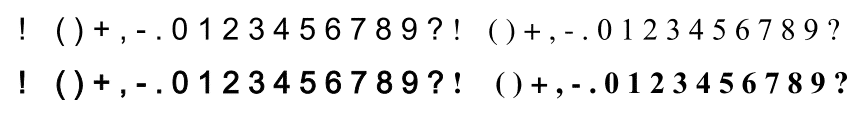
%> input picture FINAL_VERSION/Samples/0/Special.png, 868 x 114 px
$ octave Create_Vattakshara_Samples.m   (GNU Octave 9; MATLAB toolbox functions it lacks are replaced by stand-ins)
%> lines starting %> are read from the running program, lines starting %| are printed output that depends on the picture; in (x1, y1, x2, y2) boxes, pixels count from 0 and x2, y2 are one past the last pixel; in counts of white or black regions, pixels touching at a corner belong together; the program's own positions count from 1
pkg load image
clc
clear all
close all

dirname = 'Special';
mkdir(dirname);

% [5 lines of commented-out code are left out]
thresh = 192;
A = imread('0/Special.png');
%> A is the input picture: size 114x868x3 uint8; min 0, max 255, mean 237.7
if (isrgb(A))
  Ag = rgb2gray(A);
else
  Ag = A;
endif
B = Ag < thresh;
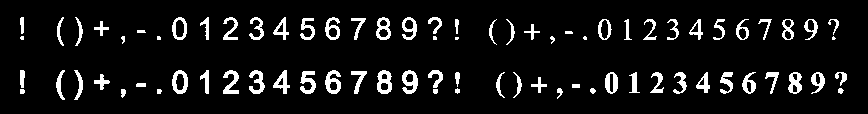
%> B: size 114x868 logical; 8.2% white; 80 white regions (6 under 20 px), largest, box (x1, y1, x2, y2) and area: (377, 70, 392, 94) 232, (402, 70, 418, 94) 229, (325, 70, 341, 94) 225
X = ones(1,size(B,2));
C = imdilate(B,X);
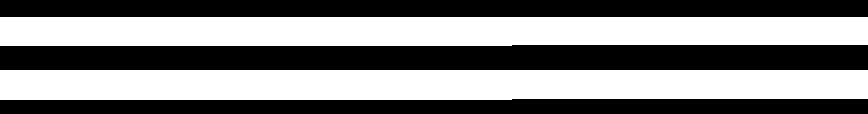
%> C: size 114x868 logical; 51% white; 3 black regions, box (x1, y1, x2, y2) and area: (0, 45, 868, 70) 21188, (0, 0, 868, 17) 14756, (0, 99, 868, 114) 12508
[D, num] = bwlabel(C);
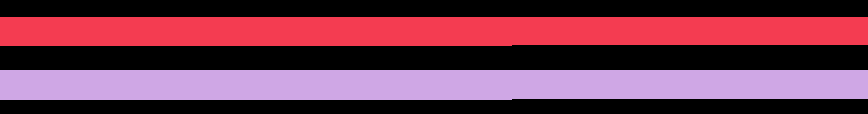
%> D: size 114x868 double; 3 distinct labels, from 0 to 2; one colour per label, 0 black
%> num = 2
k = 0;
for i = 1:num
  E = (D == i);
  [H,W] = find(E);
  F = B(min(H):max(H),min(W):max(W));
  AgRef = Ag(min(H):max(H),min(W):max(W));
  X2 = strel("disk",3,0);
  C2 = imdilate(F,X2);
  [D2, num2] = bwlabel(C2);
  #D2 = D2t';
  for j = 1:num2
    E2 = (D2 == j);
    [H2,W2] = find(E2);
    F2 = F(min(H2):max(H2),min(W2):max(W2));
    AgRef2 = AgRef(min(H2):max(H2),min(W2):max(W2));
    [H2,W2] = find(F2);
    final = AgRef2(min(H2):max(H2),min(W2):max(W2));
    filepath = [dirname '/' sprintf('Spcl_%d%03d',floor(k/18),322+mod(k,18)) '.png'];
    k = k + 1;
    imwrite(final,filepath);
  endfor
endfor
%> this loop made 2 passes
%> (X2, num2) on passes 1 to 2: ({Dimensionality 2}, 36), ({Dimensionality 2}, 36)
%> pass 1, `E = (D == i);`:
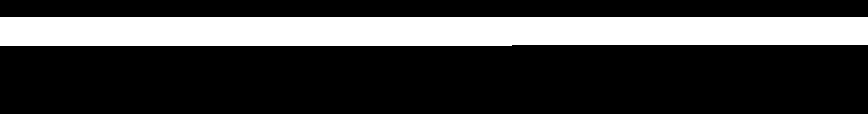
%> E: size 114x868 logical; 25.1% white; 1 white region, box (x1, y1, x2, y2) and area: (0, 17, 868, 46) 24816
%> pass 1, `F = B(min(H):max(H),min(W):max(W));`:
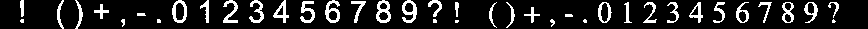
%> F: size 29x868 logical; 13.7% white; 40 white regions (6 under 20 px), largest, box (x1, y1, x2, y2) and area: (376, 0, 391, 23) 185, (402, 0, 417, 23) 179, (325, 0, 340, 23) 178
%> pass 1, `AgRef = Ag(min(H):max(H),min(W):max(W));`:
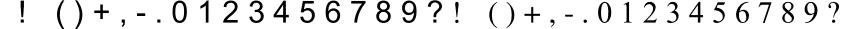
%> AgRef: size 29x868 uint8; min 0, max 255, mean 226.8
%> pass 1, `C2 = imdilate(F,X2);`:
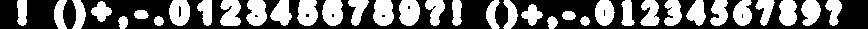
%> C2: size 29x868 logical; 42.4% white; 36 white regions, largest, box (x1, y1, x2, y2) and area: (399, 0, 420, 26) 454, (322, 0, 343, 26) 452, (373, 0, 394, 26) 451
%> after the loop, k = 72

$ run again, with FINAL_VERSION/Samples/0/Dataset-14.png copied over FINAL_VERSION/Samples/0/Special.png
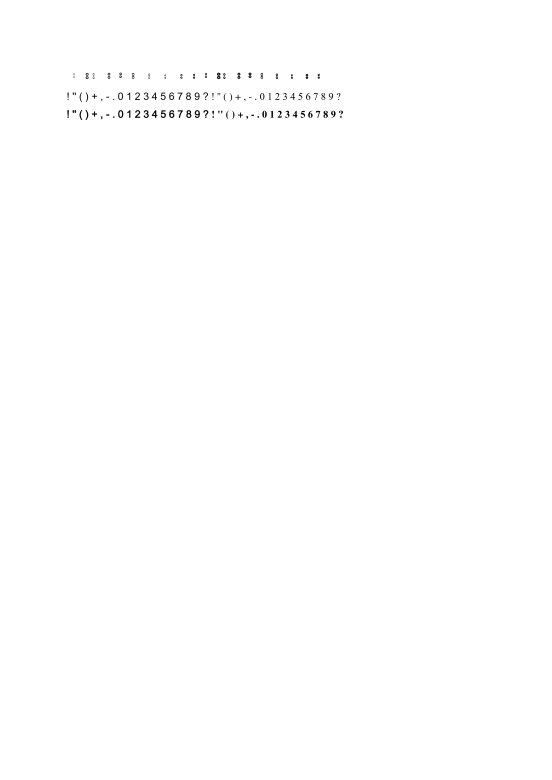
%> input picture FINAL_VERSION/Samples/0/Dataset-14.png, 1654 x 2339 px (shown at 1/3 size)
%> A is the input picture: size 2339x1654x3 uint8; min 0, max 255, mean 254.5
%> B: size 2339x1654 logical; 0.26% white; 123 white regions (11 under 20 px), largest, box (x1, y1, x2, y2) and area: (559, 330, 574, 354) 232, (584, 330, 600, 354) 229, (507, 330, 523, 354) 225
%> C: size 2339x1654 logical; 3.3% white; 3 white regions, box (x1, y1, x2, y2) and area: (0, 330, 1654, 360) 48217, (0, 277, 1654, 306) 46484, (0, 218, 1654, 237) 31313
%> `[D, num] = bwlabel(C);`:
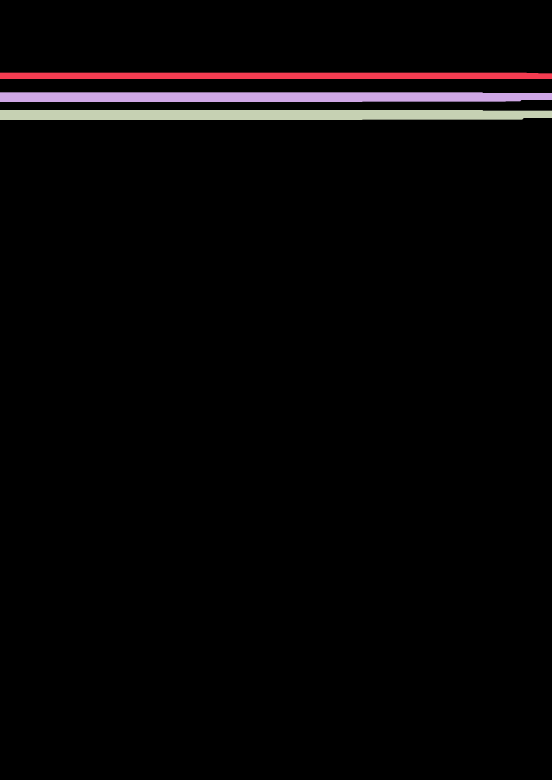
%> D: size 2339x1654 double (shown at 1/3 size); 4 distinct labels, from 0 to 3; one colour per label, 0 black
%> num = 3
%> the loop `for i = 1:num` made 3 passes
%> num2 on passes 1 to 3: 20, 38, 38
%> pass 3, `E = (D == i);`:
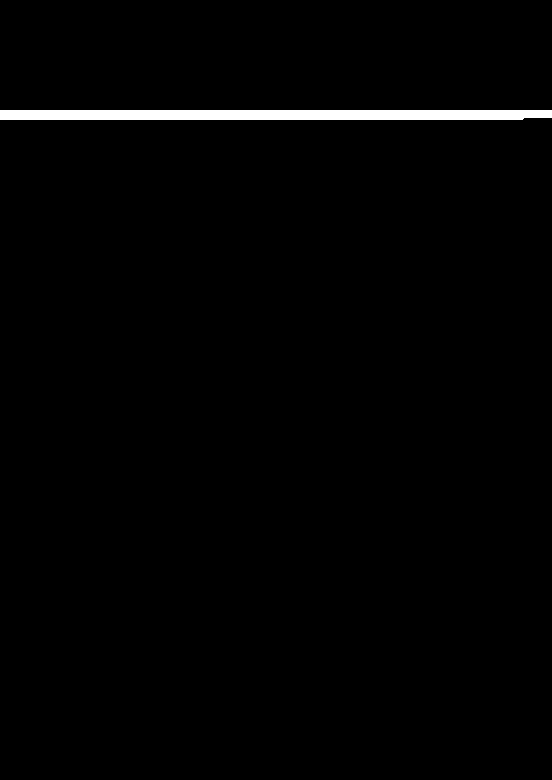
%> E: size 2339x1654 logical (shown at 1/3 size); 1.2% white; 1 white region, box (x1, y1, x2, y2) and area: (0, 330, 1654, 360) 48217
%> after the loop `for i = 1:num`: k = 96

$ run again, with FINAL_VERSION/Samples/0/Hind.png copied over FINAL_VERSION/Samples/0/Special.png
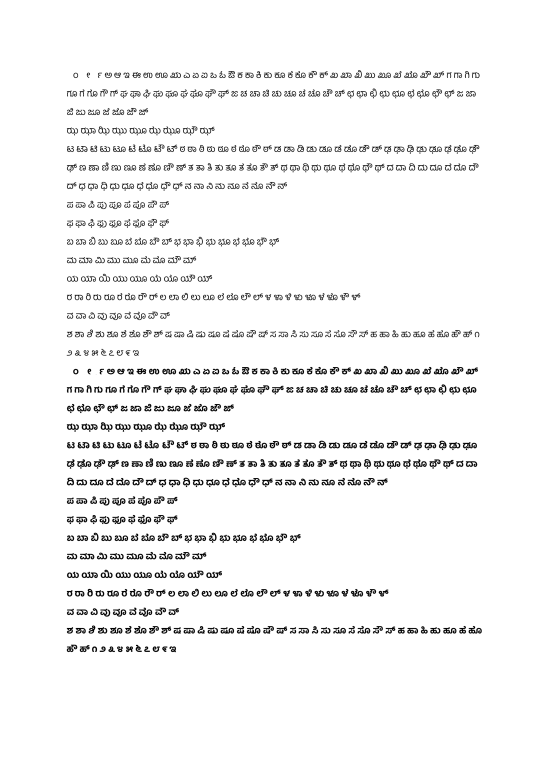
%> input picture FINAL_VERSION/Samples/0/Hind.png, 1654 x 2339 px (shown at 1/3 size)
%> A is the input picture: size 2339x1654x3 uint8; min 0, max 255, mean 244.6
%> B: size 2339x1654 logical; 4.9% white; 821 white regions (106 under 20 px), largest, box (x1, y1, x2, y2) and area: (509, 1267, 564, 1295) 667, (400, 1271, 456, 1295) 648, (401, 1715, 456, 1734) 604
%> C: size 2339x1654 logical; 32.5% white; 32 white regions, largest, box (x1, y1, x2, y2) and area: (0, 1375, 1654, 1406) 50534, (0, 1598, 1654, 1628) 49073, (0, 265, 1654, 295) 48740
%> `[D, num] = bwlabel(C);`:
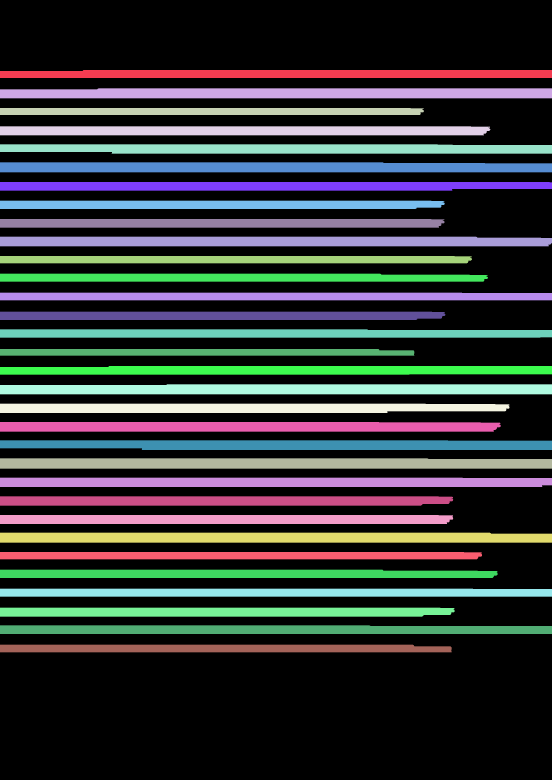
%> D: size 2339x1654 double (shown at 1/3 size); 33 distinct labels, from 0 to 32; one colour per label, 0 black
%> num = 32
%> the loop `for i = 1:num` made 32 passes
%> num2 on passes 1 to 8: 38, 35, 7, 9, 35, 36, 19, 9
%> pass 1, `for j = 1:num2 E2 = (D2 == j); [H2,W2] = find(E2); F2 = F(min(H2):max(..`:
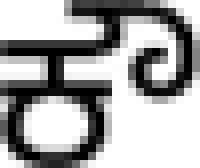
%> saved as Spcl_1327.png: size 21x25 uint8 (shown 8 times larger); min 0, max 255, mean 166.8
%> after the loop `for i = 1:num`: k = 626
